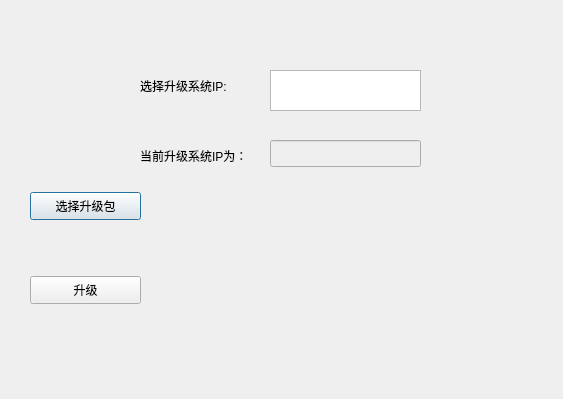
<?xml version="1.0" encoding="UTF-8"?>
<ui version="4.0">
 <class>UpdateDialog</class>
 <widget class="QDialog" name="UpdateDialog">
  <property name="geometry">
   <rect>
    <x>0</x>
    <y>0</y>
    <width>563</width>
    <height>399</height>
   </rect>
  </property>
  <property name="windowTitle">
   <string>升级系统</string>
  </property>
  <property name="windowIcon">
   <iconset resource="pic.qrc">
    <normaloff>:/picture/picture/003.png</normaloff>:/picture/picture/003.png</iconset>
  </property>
  <widget class="QPushButton" name="pushButton_browser">
   <property name="geometry">
    <rect>
     <x>30</x>
     <y>192</y>
     <width>111</width>
     <height>28</height>
    </rect>
   </property>
   <property name="text">
    <string>选择升级包</string>
   </property>
  </widget>
  <widget class="QLabel" name="label">
   <property name="geometry">
    <rect>
     <x>140</x>
     <y>70</y>
     <width>131</width>
     <height>31</height>
    </rect>
   </property>
   <property name="text">
    <string>选择升级系统IP:</string>
   </property>
  </widget>
  <widget class="QLineEdit" name="lineEdit_IP">
   <property name="enabled">
    <bool>false</bool>
   </property>
   <property name="geometry">
    <rect>
     <x>270</x>
     <y>140</y>
     <width>151</width>
     <height>27</height>
    </rect>
   </property>
  </widget>
  <widget class="QPushButton" name="pushButton_upload">
   <property name="geometry">
    <rect>
     <x>30</x>
     <y>276</y>
     <width>111</width>
     <height>28</height>
    </rect>
   </property>
   <property name="text">
    <string>升级</string>
   </property>
  </widget>
  <widget class="QLabel" name="label_file">
   <property name="geometry">
    <rect>
     <x>140</x>
     <y>190</y>
     <width>421</width>
     <height>31</height>
    </rect>
   </property>
   <property name="text">
    <string/>
   </property>
  </widget>
  <widget class="QLabel" name="label_upload">
   <property name="geometry">
    <rect>
     <x>140</x>
     <y>276</y>
     <width>401</width>
     <height>31</height>
    </rect>
   </property>
   <property name="text">
    <string/>
   </property>
  </widget>
  <widget class="QLabel" name="label_2">
   <property name="geometry">
    <rect>
     <x>140</x>
     <y>140</y>
     <width>161</width>
     <height>31</height>
    </rect>
   </property>
   <property name="text">
    <string>当前升级系统IP为：</string>
   </property>
  </widget>
  <widget class="QListView" name="listView">
   <property name="geometry">
    <rect>
     <x>270</x>
     <y>70</y>
     <width>151</width>
     <height>41</height>
    </rect>
   </property>
   <property name="editTriggers">
    <set>QAbstractItemView::CurrentChanged|QAbstractItemView::DoubleClicked|QAbstractItemView::SelectedClicked</set>
   </property>
  </widget>
 </widget>
 <resources>
  <include location="pic.qrc"/>
 </resources>
 <connections/>
</ui>
